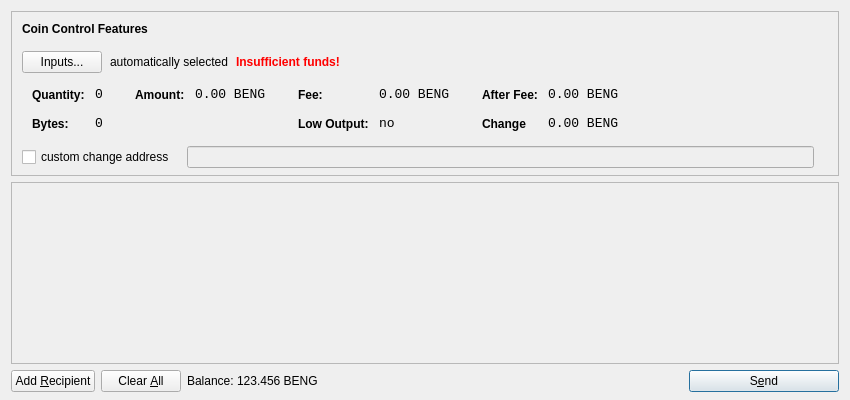
<?xml version="1.0" encoding="UTF-8"?>
<ui version="4.0">
 <class>SendCoinsDialog</class>
 <widget class="QDialog" name="SendCoinsDialog">
  <property name="geometry">
   <rect>
    <x>0</x>
    <y>0</y>
    <width>850</width>
    <height>400</height>
   </rect>
  </property>
  <property name="windowTitle">
   <string>Send Coins</string>
  </property>
  <layout class="QVBoxLayout" name="verticalLayout" stretch="0,1,0">
   <property name="bottomMargin">
    <number>8</number>
   </property>
   <item>
    <widget class="QFrame" name="frameCoinControl">
     <property name="sizePolicy">
      <sizepolicy hsizetype="Expanding" vsizetype="Expanding">
       <horstretch>0</horstretch>
       <verstretch>0</verstretch>
      </sizepolicy>
     </property>
     <property name="maximumSize">
      <size>
       <width>16777215</width>
       <height>16777215</height>
      </size>
     </property>
     <property name="frameShape">
      <enum>QFrame::StyledPanel</enum>
     </property>
     <property name="frameShadow">
      <enum>QFrame::Sunken</enum>
     </property>
     <layout class="QVBoxLayout" name="verticalLayoutCoinControl2">
      <property name="spacing">
       <number>-1</number>
      </property>
      <property name="leftMargin">
       <number>0</number>
      </property>
      <property name="topMargin">
       <number>0</number>
      </property>
      <property name="rightMargin">
       <number>0</number>
      </property>
      <property name="bottomMargin">
       <number>6</number>
      </property>
      <item>
       <layout class="QVBoxLayout" name="verticalLayoutCoinControl" stretch="0,0,0,0,1">
        <property name="spacing">
         <number>0</number>
        </property>
        <property name="leftMargin">
         <number>10</number>
        </property>
        <property name="topMargin">
         <number>10</number>
        </property>
        <item>
         <layout class="QHBoxLayout" name="horizontalLayoutCoinControl1">
          <property name="bottomMargin">
           <number>15</number>
          </property>
          <item>
           <widget class="QLabel" name="labelCoinControlFeatures">
            <property name="sizePolicy">
             <sizepolicy hsizetype="Preferred" vsizetype="Maximum">
              <horstretch>0</horstretch>
              <verstretch>0</verstretch>
             </sizepolicy>
            </property>
            <property name="font">
             <font>
              <weight>75</weight>
              <bold>true</bold>
             </font>
            </property>
            <property name="styleSheet">
             <string notr="true">font-weight:bold;</string>
            </property>
            <property name="text">
             <string>Coin Control Features</string>
            </property>
           </widget>
          </item>
         </layout>
        </item>
        <item>
         <layout class="QHBoxLayout" name="horizontalLayoutCoinControl2" stretch="0,0,0,0">
          <property name="spacing">
           <number>8</number>
          </property>
          <property name="bottomMargin">
           <number>10</number>
          </property>
          <item>
           <widget class="QPushButton" name="pushButtonCoinControl">
            <property name="styleSheet">
             <string notr="true"/>
            </property>
            <property name="text">
             <string>Inputs...</string>
            </property>
           </widget>
          </item>
          <item>
           <widget class="QLabel" name="labelCoinControlAutomaticallySelected">
            <property name="text">
             <string>automatically selected</string>
            </property>
            <property name="margin">
             <number>5</number>
            </property>
           </widget>
          </item>
          <item>
           <widget class="QLabel" name="labelCoinControlInsuffFunds">
            <property name="font">
             <font>
              <weight>75</weight>
              <bold>true</bold>
             </font>
            </property>
            <property name="styleSheet">
             <string notr="true">color:red;font-weight:bold;</string>
            </property>
            <property name="text">
             <string>Insufficient funds!</string>
            </property>
            <property name="margin">
             <number>5</number>
            </property>
           </widget>
          </item>
          <item>
           <spacer name="horizontalSpacerCoinControl">
            <property name="orientation">
             <enum>Qt::Horizontal</enum>
            </property>
            <property name="sizeHint" stdset="0">
             <size>
              <width>40</width>
              <height>1</height>
             </size>
            </property>
           </spacer>
          </item>
         </layout>
        </item>
        <item>
         <widget class="QWidget" name="widgetCoinControl" native="true">
          <property name="sizePolicy">
           <sizepolicy hsizetype="Preferred" vsizetype="Preferred">
            <horstretch>0</horstretch>
            <verstretch>0</verstretch>
           </sizepolicy>
          </property>
          <property name="minimumSize">
           <size>
            <width>0</width>
            <height>0</height>
           </size>
          </property>
          <property name="styleSheet">
           <string notr="true"/>
          </property>
          <layout class="QHBoxLayout" name="horizontalLayoutCoinControl5">
           <property name="margin">
            <number>0</number>
           </property>
           <item>
            <layout class="QHBoxLayout" name="horizontalLayoutCoinControl3" stretch="0,0,0,1">
             <property name="spacing">
              <number>20</number>
             </property>
             <property name="topMargin">
              <number>0</number>
             </property>
             <property name="bottomMargin">
              <number>10</number>
             </property>
             <item>
              <layout class="QFormLayout" name="formLayoutCoinControl1">
               <property name="horizontalSpacing">
                <number>10</number>
               </property>
               <property name="verticalSpacing">
                <number>14</number>
               </property>
               <property name="leftMargin">
                <number>10</number>
               </property>
               <property name="topMargin">
                <number>4</number>
               </property>
               <property name="rightMargin">
                <number>6</number>
               </property>
               <item row="0" column="0">
                <widget class="QLabel" name="labelCoinControlQuantityText">
                 <property name="styleSheet">
                  <string notr="true">font-weight:bold;</string>
                 </property>
                 <property name="text">
                  <string>Quantity:</string>
                 </property>
                 <property name="margin">
                  <number>0</number>
                 </property>
                </widget>
               </item>
               <item row="0" column="1">
                <widget class="QLabel" name="labelCoinControlQuantity">
                 <property name="font">
                  <font>
                   <family>Monospace</family>
                   <pointsize>10</pointsize>
                  </font>
                 </property>
                 <property name="cursor">
                  <cursorShape>IBeamCursor</cursorShape>
                 </property>
                 <property name="contextMenuPolicy">
                  <enum>Qt::ActionsContextMenu</enum>
                 </property>
                 <property name="text">
                  <string>0</string>
                 </property>
                 <property name="margin">
                  <number>0</number>
                 </property>
                 <property name="textInteractionFlags">
                  <set>Qt::LinksAccessibleByMouse|Qt::TextSelectableByKeyboard|Qt::TextSelectableByMouse</set>
                 </property>
                </widget>
               </item>
               <item row="1" column="0">
                <widget class="QLabel" name="labelCoinControlBytesText">
                 <property name="styleSheet">
                  <string notr="true">font-weight:bold;</string>
                 </property>
                 <property name="text">
                  <string>Bytes:</string>
                 </property>
                </widget>
               </item>
               <item row="1" column="1">
                <widget class="QLabel" name="labelCoinControlBytes">
                 <property name="font">
                  <font>
                   <family>Monospace</family>
                   <pointsize>10</pointsize>
                  </font>
                 </property>
                 <property name="cursor">
                  <cursorShape>IBeamCursor</cursorShape>
                 </property>
                 <property name="contextMenuPolicy">
                  <enum>Qt::ActionsContextMenu</enum>
                 </property>
                 <property name="text">
                  <string>0</string>
                 </property>
                 <property name="textInteractionFlags">
                  <set>Qt::LinksAccessibleByMouse|Qt::TextSelectableByKeyboard|Qt::TextSelectableByMouse</set>
                 </property>
                </widget>
               </item>
              </layout>
             </item>
             <item>
              <layout class="QFormLayout" name="formLayoutCoinControl2">
               <property name="horizontalSpacing">
                <number>10</number>
               </property>
               <property name="verticalSpacing">
                <number>14</number>
               </property>
               <property name="leftMargin">
                <number>6</number>
               </property>
               <property name="topMargin">
                <number>4</number>
               </property>
               <property name="rightMargin">
                <number>6</number>
               </property>
               <item row="0" column="0">
                <widget class="QLabel" name="labelCoinControlAmountText">
                 <property name="styleSheet">
                  <string notr="true">font-weight:bold;</string>
                 </property>
                 <property name="text">
                  <string>Amount:</string>
                 </property>
                 <property name="margin">
                  <number>0</number>
                 </property>
                </widget>
               </item>
               <item row="0" column="1">
                <widget class="QLabel" name="labelCoinControlAmount">
                 <property name="font">
                  <font>
                   <family>Monospace</family>
                   <pointsize>10</pointsize>
                  </font>
                 </property>
                 <property name="cursor">
                  <cursorShape>IBeamCursor</cursorShape>
                 </property>
                 <property name="contextMenuPolicy">
                  <enum>Qt::ActionsContextMenu</enum>
                 </property>
                 <property name="text">
                  <string notr="true">0.00 BENG</string>
                 </property>
                 <property name="textInteractionFlags">
                  <set>Qt::LinksAccessibleByMouse|Qt::TextSelectableByKeyboard|Qt::TextSelectableByMouse</set>
                 </property>
                </widget>
               </item>
              </layout>
             </item>
             <item>
              <layout class="QFormLayout" name="formLayoutCoinControl3">
               <property name="horizontalSpacing">
                <number>10</number>
               </property>
               <property name="verticalSpacing">
                <number>14</number>
               </property>
               <property name="leftMargin">
                <number>6</number>
               </property>
               <property name="topMargin">
                <number>4</number>
               </property>
               <property name="rightMargin">
                <number>6</number>
               </property>
               <item row="0" column="0">
                <widget class="QLabel" name="labelCoinControlFeeText">
                 <property name="styleSheet">
                  <string notr="true">font-weight:bold;</string>
                 </property>
                 <property name="text">
                  <string>Fee:</string>
                 </property>
                 <property name="margin">
                  <number>0</number>
                 </property>
                </widget>
               </item>
               <item row="0" column="1">
                <widget class="QLabel" name="labelCoinControlFee">
                 <property name="font">
                  <font>
                   <family>Monospace</family>
                   <pointsize>10</pointsize>
                  </font>
                 </property>
                 <property name="cursor">
                  <cursorShape>IBeamCursor</cursorShape>
                 </property>
                 <property name="contextMenuPolicy">
                  <enum>Qt::ActionsContextMenu</enum>
                 </property>
                 <property name="text">
                  <string notr="true">0.00 BENG</string>
                 </property>
                 <property name="textInteractionFlags">
                  <set>Qt::LinksAccessibleByMouse|Qt::TextSelectableByKeyboard|Qt::TextSelectableByMouse</set>
                 </property>
                </widget>
               </item>
               <item row="1" column="0">
                <widget class="QLabel" name="labelCoinControlLowOutputText">
                 <property name="styleSheet">
                  <string notr="true">font-weight:bold;</string>
                 </property>
                 <property name="text">
                  <string>Low Output:</string>
                 </property>
                </widget>
               </item>
               <item row="1" column="1">
                <widget class="QLabel" name="labelCoinControlLowOutput">
                 <property name="font">
                  <font>
                   <family>Monospace</family>
                   <pointsize>10</pointsize>
                  </font>
                 </property>
                 <property name="cursor">
                  <cursorShape>IBeamCursor</cursorShape>
                 </property>
                 <property name="contextMenuPolicy">
                  <enum>Qt::ActionsContextMenu</enum>
                 </property>
                 <property name="text">
                  <string>no</string>
                 </property>
                 <property name="textInteractionFlags">
                  <set>Qt::LinksAccessibleByMouse|Qt::TextSelectableByKeyboard|Qt::TextSelectableByMouse</set>
                 </property>
                </widget>
               </item>
              </layout>
             </item>
             <item>
              <layout class="QFormLayout" name="formLayoutCoinControl4">
               <property name="horizontalSpacing">
                <number>10</number>
               </property>
               <property name="verticalSpacing">
                <number>14</number>
               </property>
               <property name="leftMargin">
                <number>6</number>
               </property>
               <property name="topMargin">
                <number>4</number>
               </property>
               <property name="rightMargin">
                <number>6</number>
               </property>
               <item row="0" column="0">
                <widget class="QLabel" name="labelCoinControlAfterFeeText">
                 <property name="styleSheet">
                  <string notr="true">font-weight:bold;</string>
                 </property>
                 <property name="text">
                  <string>After Fee:</string>
                 </property>
                 <property name="margin">
                  <number>0</number>
                 </property>
                </widget>
               </item>
               <item row="0" column="1">
                <widget class="QLabel" name="labelCoinControlAfterFee">
                 <property name="font">
                  <font>
                   <family>Monospace</family>
                   <pointsize>10</pointsize>
                  </font>
                 </property>
                 <property name="cursor">
                  <cursorShape>IBeamCursor</cursorShape>
                 </property>
                 <property name="contextMenuPolicy">
                  <enum>Qt::ActionsContextMenu</enum>
                 </property>
                 <property name="text">
                  <string notr="true">0.00 BENG</string>
                 </property>
                 <property name="textInteractionFlags">
                  <set>Qt::LinksAccessibleByMouse|Qt::TextSelectableByKeyboard|Qt::TextSelectableByMouse</set>
                 </property>
                </widget>
               </item>
               <item row="1" column="0">
                <widget class="QLabel" name="labelCoinControlChangeText">
                 <property name="styleSheet">
                  <string notr="true">font-weight:bold;</string>
                 </property>
                 <property name="text">
                  <string>Change</string>
                 </property>
                </widget>
               </item>
               <item row="1" column="1">
                <widget class="QLabel" name="labelCoinControlChange">
                 <property name="font">
                  <font>
                   <family>Monospace</family>
                   <pointsize>10</pointsize>
                  </font>
                 </property>
                 <property name="cursor">
                  <cursorShape>IBeamCursor</cursorShape>
                 </property>
                 <property name="contextMenuPolicy">
                  <enum>Qt::ActionsContextMenu</enum>
                 </property>
                 <property name="text">
                  <string notr="true">0.00 BENG</string>
                 </property>
                 <property name="textInteractionFlags">
                  <set>Qt::LinksAccessibleByMouse|Qt::TextSelectableByKeyboard|Qt::TextSelectableByMouse</set>
                 </property>
                </widget>
               </item>
              </layout>
             </item>
            </layout>
           </item>
          </layout>
         </widget>
        </item>
        <item>
         <layout class="QHBoxLayout" name="horizontalLayoutCoinControl4" stretch="0,0,0">
          <property name="spacing">
           <number>12</number>
          </property>
          <property name="sizeConstraint">
           <enum>QLayout::SetDefaultConstraint</enum>
          </property>
          <property name="topMargin">
           <number>5</number>
          </property>
          <property name="rightMargin">
           <number>5</number>
          </property>
          <item>
           <widget class="QCheckBox" name="checkBoxCoinControlChange">
            <property name="text">
             <string>custom change address</string>
            </property>
           </widget>
          </item>
          <item>
           <widget class="QLineEdit" name="lineEditCoinControlChange">
            <property name="enabled">
             <bool>false</bool>
            </property>
            <property name="sizePolicy">
             <sizepolicy hsizetype="Expanding" vsizetype="Fixed">
              <horstretch>0</horstretch>
              <verstretch>0</verstretch>
             </sizepolicy>
            </property>
           </widget>
          </item>
          <item>
           <widget class="QLabel" name="labelCoinControlChangeLabel">
            <property name="sizePolicy">
             <sizepolicy hsizetype="Preferred" vsizetype="Expanding">
              <horstretch>0</horstretch>
              <verstretch>0</verstretch>
             </sizepolicy>
            </property>
            <property name="minimumSize">
             <size>
              <width>0</width>
              <height>0</height>
             </size>
            </property>
            <property name="text">
             <string/>
            </property>
            <property name="margin">
             <number>3</number>
            </property>
           </widget>
          </item>
         </layout>
        </item>
        <item>
         <spacer name="verticalSpacerCoinControl">
          <property name="orientation">
           <enum>Qt::Vertical</enum>
          </property>
          <property name="sizeHint" stdset="0">
           <size>
            <width>800</width>
            <height>1</height>
           </size>
          </property>
         </spacer>
        </item>
       </layout>
      </item>
     </layout>
    </widget>
   </item>
   <item>
    <widget class="QScrollArea" name="scrollArea">
     <property name="widgetResizable">
      <bool>true</bool>
     </property>
     <widget class="QWidget" name="scrollAreaWidgetContents">
      <property name="geometry">
       <rect>
        <x>0</x>
        <y>0</y>
        <width>830</width>
        <height>165</height>
       </rect>
      </property>
      <layout class="QVBoxLayout" name="verticalLayout_2">
       <property name="margin">
        <number>0</number>
       </property>
       <item>
        <layout class="QVBoxLayout" name="entries">
         <property name="spacing">
          <number>6</number>
         </property>
        </layout>
       </item>
       <item>
        <spacer name="verticalSpacer">
         <property name="orientation">
          <enum>Qt::Vertical</enum>
         </property>
         <property name="sizeHint" stdset="0">
          <size>
           <width>20</width>
           <height>40</height>
          </size>
         </property>
        </spacer>
       </item>
      </layout>
     </widget>
    </widget>
   </item>
   <item>
    <layout class="QHBoxLayout" name="horizontalLayout">
     <item>
      <widget class="QPushButton" name="addButton">
       <property name="toolTip">
        <string>Send to multiple recipients at once</string>
       </property>
       <property name="text">
        <string>Add &amp;Recipient</string>
       </property>
       <property name="autoDefault">
        <bool>false</bool>
       </property>
      </widget>
     </item>
     <item>
      <widget class="QPushButton" name="clearButton">
       <property name="sizePolicy">
        <sizepolicy hsizetype="Minimum" vsizetype="Fixed">
         <horstretch>0</horstretch>
         <verstretch>0</verstretch>
        </sizepolicy>
       </property>
       <property name="toolTip">
        <string>Remove all transaction fields</string>
       </property>
       <property name="text">
        <string>Clear &amp;All</string>
       </property>
       <property name="autoRepeatDelay">
        <number>300</number>
       </property>
       <property name="autoDefault">
        <bool>false</bool>
       </property>
      </widget>
     </item>
     <item>
      <layout class="QHBoxLayout" name="horizontalLayout_2">
       <property name="spacing">
        <number>3</number>
       </property>
       <item>
        <widget class="QLabel" name="label">
         <property name="sizePolicy">
          <sizepolicy hsizetype="Preferred" vsizetype="Fixed">
           <horstretch>0</horstretch>
           <verstretch>0</verstretch>
          </sizepolicy>
         </property>
         <property name="text">
          <string>Balance:</string>
         </property>
        </widget>
       </item>
       <item>
        <widget class="QLabel" name="labelBalance">
         <property name="sizePolicy">
          <sizepolicy hsizetype="Preferred" vsizetype="Fixed">
           <horstretch>0</horstretch>
           <verstretch>0</verstretch>
          </sizepolicy>
         </property>
         <property name="cursor">
          <cursorShape>IBeamCursor</cursorShape>
         </property>
         <property name="text">
          <string notr="true">123.456 BENG</string>
         </property>
         <property name="textInteractionFlags">
          <set>Qt::LinksAccessibleByMouse|Qt::TextSelectableByKeyboard|Qt::TextSelectableByMouse</set>
         </property>
        </widget>
       </item>
      </layout>
     </item>
     <item>
      <spacer name="horizontalSpacer">
       <property name="orientation">
        <enum>Qt::Horizontal</enum>
       </property>
       <property name="sizeHint" stdset="0">
        <size>
         <width>40</width>
         <height>20</height>
        </size>
       </property>
      </spacer>
     </item>
     <item>
      <widget class="QPushButton" name="sendButton">
       <property name="minimumSize">
        <size>
         <width>150</width>
         <height>0</height>
        </size>
       </property>
       <property name="toolTip">
        <string>Confirm the send action</string>
       </property>
       <property name="text">
        <string>S&amp;end</string>
       </property>
       <property name="icon">
        <iconset resource="../bitcoin.qrc">
         <normaloff>:/icons/send</normaloff>:/icons/send</iconset>
       </property>
       <property name="default">
        <bool>true</bool>
       </property>
      </widget>
     </item>
    </layout>
   </item>
  </layout>
 </widget>
 <resources>
  <include location="../bitcoin.qrc"/>
 </resources>
 <connections/>
</ui>
